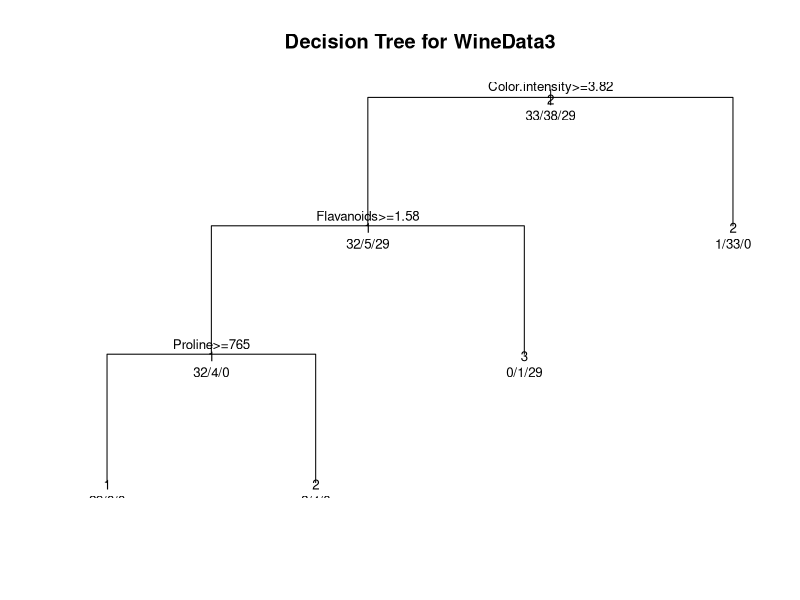

Recreate this plot in R. (Note: this script raises an error after producing the figure.)
#install.packages("rpart")
library(rpart)
library(class)

#Set Directory to this current directory
this.dir <- dirname(parent.frame(2)$ofile)
setwd(this.dir)

#set data file, class and values
winedata = read.csv('winedata.csv', sep=",")
wineclass = winedata[,1]
winevalues = winedata[,-1]

#set up a training set
wineclassTrain = wineclass[1:100]
winevaluesTrain = winevalues[1:100,]
#and testset
wineclassTest = wineclass[101:178]
winevaluesTest = winevalues[101:178,]

fit <- rpart(wineclassTrain~., method="class", data=winevaluesTrain)

plot(fit, uniform=TRUE, main="Decision Tree for WineData3")
text(fit, use.n=TRUE, all=TRUE, cex=.8)

treepred <-predict(fit, winevaluesTest, type = 'class')

n = length(wineclassTest) #the number of test cases
ncorrect = sum(treepred==wineclassTest) #the number of correctly
predicted
accuracy=ncorrect/n
print(accuracy)

table_mat = table(wineclassTest, treepred)
print(table_mat)

pfit<- prune(fit, cp=0.1)
plot(pfit, uniform=TRUE, main="Pruned Decision Tree for WineData3")
text(pfit, use.n=TRUE, all=TRUE, cex=.8)
